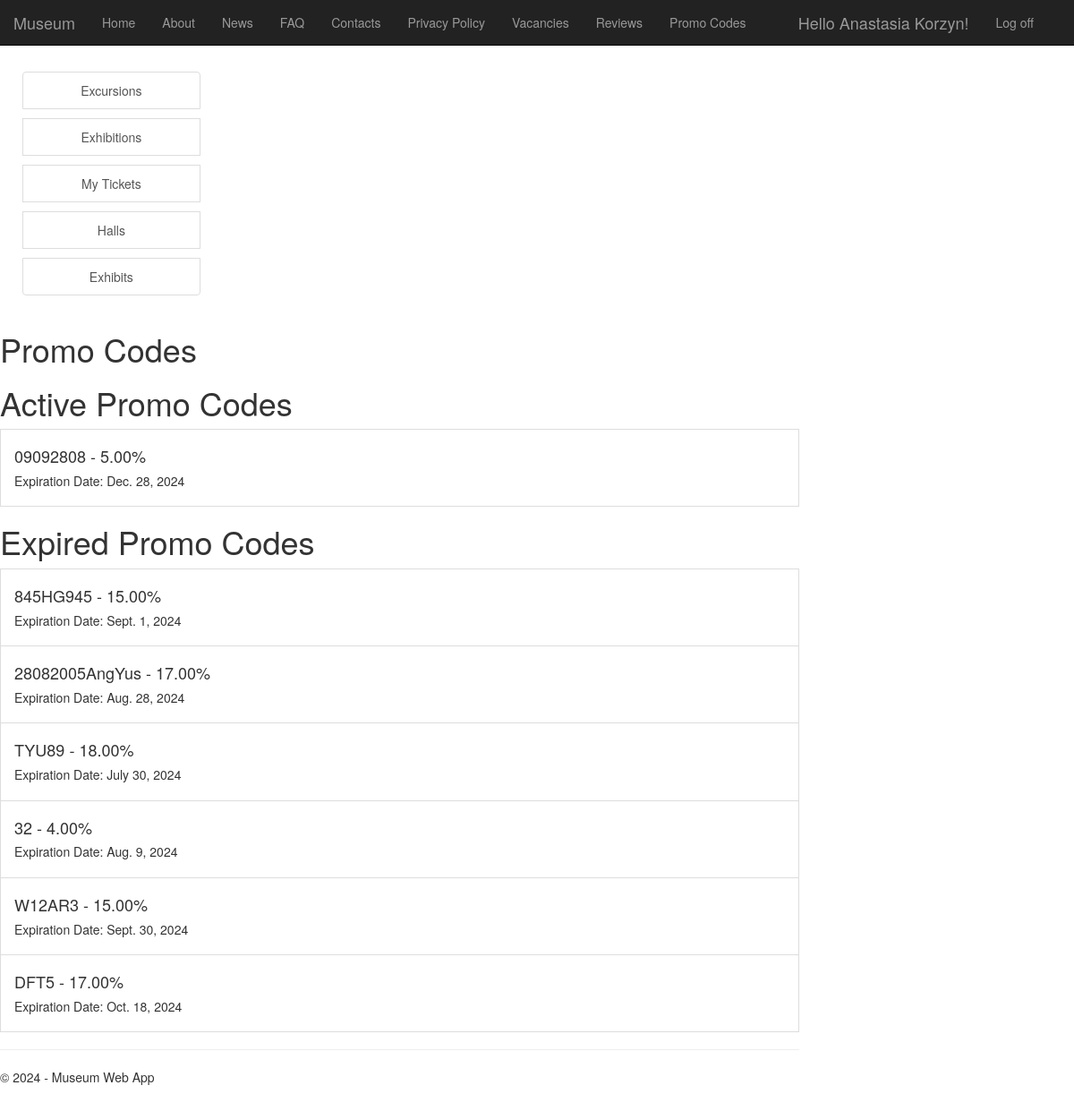
/promo_codes/ (signed in), run on the app's committed database.
### app/models.py (models this page shows, shortened)
class PromoCode(models.Model):
    code = models.CharField(max_length=50)
    discount = models.DecimalField(max_digits=5, decimal_places=2)
    expiration_date = models.DateField()
    is_active = models.BooleanField(default=True)

### app/views.py (the view)
# urls.py: re_path(r'^promo_codes/$', views.promo_codes, name='promo_codes'),
def promo_codes(request):
    all_promo_codes = PromoCode.objects.all()
    today = timezone.now().date()
    if request.user.is_authenticated:
        try:
           employee = Employee.objects.get(user=request.user)
           is_employee = True
        except Employee.DoesNotExist:
           employee = None
           is_employee = False
    else:
        is_employee = False
    for promo_code in all_promo_codes:
        if promo_code.expiration_date < today:
            if promo_code.is_active:
                promo_code.is_active = False
                promo_code.save()
    active_promo_codes = PromoCode.objects.filter(is_active=True)
    expired_promo_codes = PromoCode.objects.filter(is_active=False)
    assert isinstance(request, HttpRequest)
    return render(
        request,
        'app/promo_codes.html',
        {
            'title':'Promo Codes',
            'active_promo_codes': active_promo_codes,
            'expired_promo_codes': expired_promo_codes,
            'is_employee' : is_employee,
            'year':datetime.now().year,
        }
    )

### app/templates/app/promo_codes.html (shortened to what this page needs)
<!DOCTYPE html>
{% extends "app/layout.html" %}
{% block content %}
<h1 style="margin-bottom: 10px">Promo Codes</h1>
<h1>Active Promo Codes</h1>
    {% for promo_code in active_promo_codes %}
<li class="list-group-item">
    <h4>{{ promo_code.code }} - {{ promo_code.discount }}%</h4>
    <h5>Expiration Date: {{ promo_code.expiration_date }}</h5>
</li>
    {% endfor %}
<h1>Expired Promo Codes</h1>
    {% for promo_code in expired_promo_codes %}
<li class="list-group-item">
    <h4>{{ promo_code.code }} - {{ promo_code.discount }}%</h4>
    <h5>Expiration Date: {{ promo_code.expiration_date }}</h5>
</li>
    {% endfor %}
{% endblock %}

### app/templates/app/loginpartial.html (shortened to what this page needs)
{% if user.is_authenticated %}
<form id="logoutForm" action="/logout/" method="post" class="navbar-right">
    <ul class="nav navbar-nav navbar-right">
        <li><a href="{% url 'profile' user.id %}" class="navbar-brand">Hello {{ user.username }}!</a></li>
        <li><a href="javascript:document.getElementById('logoutForm').submit()">Log off</a></li>
    </ul>
</form>
{% else %}
<ul class="nav navbar-nav navbar-right">
    <li><a href="{% url 'login' %}">Log in</a></li>
</ul>
{% endif %}

### app/static/app/content/site.css (style rules this page uses)
body { padding-top: 50px; padding-bottom: 20px; }
.navbar-brand { padding-left: 0; margin-left: 0; }
.navbar-right { white-space: nowrap; }

### data on the page
PromoCode: code "09092808", discount "5.00", expiration_date "Dec. 28, 2024"
PromoCode: code "845HG945", discount "15.00", expiration_date "Sept. 1, 2024"
PromoCode: code "28082005AngYus", discount "17.00", expiration_date "Aug. 28, 2024"
PromoCode: code "TYU89", discount "18.00", expiration_date "July 30, 2024"
PromoCode: code "32", discount "4.00", expiration_date "Aug. 9, 2024"
PromoCode: code "W12AR3", discount "15.00", expiration_date "Sept. 30, 2024"
PromoCode: code "DFT5", discount "17.00", expiration_date "Oct. 18, 2024"

### other printed values
{{ user.username }} "Anastasia Korzyn"
